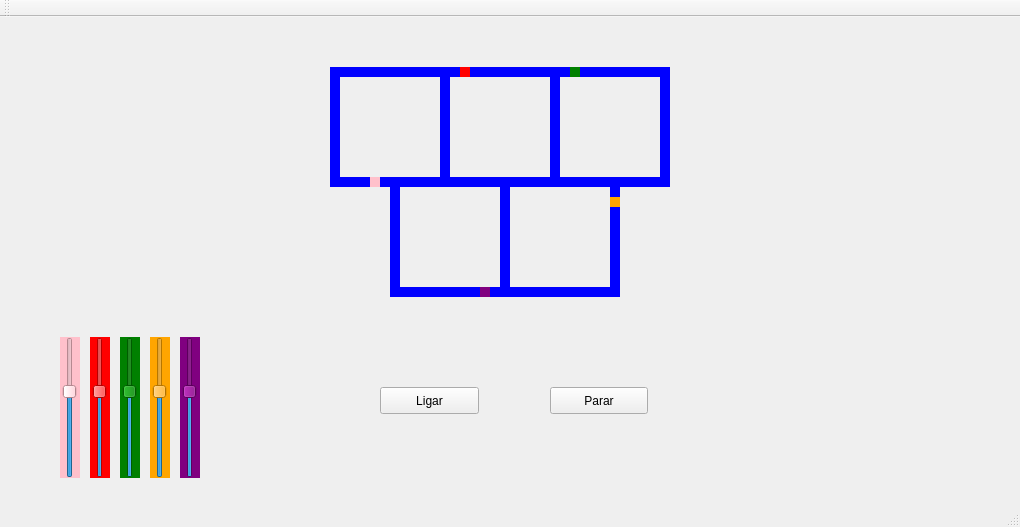
<?xml version="1.0" encoding="UTF-8"?>
<ui version="4.0">
 <class>MainWindow</class>
 <widget class="QMainWindow" name="MainWindow">
  <property name="geometry">
   <rect>
    <x>0</x>
    <y>0</y>
    <width>1020</width>
    <height>527</height>
   </rect>
  </property>
  <property name="windowTitle">
   <string>MainWindow</string>
  </property>
  <widget class="QWidget" name="centralWidget">
   <widget class="QLabel" name="label_trem1">
    <property name="geometry">
     <rect>
      <x>370</x>
      <y>160</y>
      <width>10</width>
      <height>10</height>
     </rect>
    </property>
    <property name="styleSheet">
     <string notr="true">QLabel { background: pink}</string>
    </property>
    <property name="text">
     <string/>
    </property>
   </widget>
   <widget class="QLabel" name="label_trilho3">
    <property name="geometry">
     <rect>
      <x>330</x>
      <y>50</y>
      <width>120</width>
      <height>10</height>
     </rect>
    </property>
    <property name="styleSheet">
     <string notr="true">QLabel { background: blue}</string>
    </property>
    <property name="text">
     <string/>
    </property>
    <property name="alignment">
     <set>Qt::AlignLeading|Qt::AlignLeft|Qt::AlignVCenter</set>
    </property>
   </widget>
   <widget class="QLabel" name="label_trilho4">
    <property name="geometry">
     <rect>
      <x>330</x>
      <y>50</y>
      <width>10</width>
      <height>120</height>
     </rect>
    </property>
    <property name="styleSheet">
     <string notr="true">QLabel { background: blue}</string>
    </property>
    <property name="text">
     <string/>
    </property>
   </widget>
   <widget class="QPushButton" name="pushButton">
    <property name="geometry">
     <rect>
      <x>380</x>
      <y>370</y>
      <width>99</width>
      <height>27</height>
     </rect>
    </property>
    <property name="text">
     <string>Ligar</string>
    </property>
   </widget>
   <widget class="QPushButton" name="pushButton_2">
    <property name="geometry">
     <rect>
      <x>550</x>
      <y>370</y>
      <width>98</width>
      <height>27</height>
     </rect>
    </property>
    <property name="text">
     <string>Parar</string>
    </property>
   </widget>
   <widget class="QLabel" name="label_trem2">
    <property name="geometry">
     <rect>
      <x>460</x>
      <y>50</y>
      <width>10</width>
      <height>10</height>
     </rect>
    </property>
    <property name="styleSheet">
     <string notr="true">QLabel { background: red}</string>
    </property>
    <property name="text">
     <string/>
    </property>
   </widget>
   <widget class="QSlider" name="slider_0">
    <property name="geometry">
     <rect>
      <x>60</x>
      <y>320</y>
      <width>20</width>
      <height>141</height>
     </rect>
    </property>
    <property name="styleSheet">
     <string notr="true">QSlider { background: pink}</string>
    </property>
    <property name="maximum">
     <number>160</number>
    </property>
    <property name="value">
     <number>100</number>
    </property>
    <property name="orientation">
     <enum>Qt::Vertical</enum>
    </property>
   </widget>
   <widget class="QSlider" name="slider_1">
    <property name="geometry">
     <rect>
      <x>90</x>
      <y>320</y>
      <width>20</width>
      <height>141</height>
     </rect>
    </property>
    <property name="styleSheet">
     <string notr="true">QSlider { background: red}</string>
    </property>
    <property name="maximum">
     <number>160</number>
    </property>
    <property name="value">
     <number>100</number>
    </property>
    <property name="orientation">
     <enum>Qt::Vertical</enum>
    </property>
   </widget>
   <widget class="QSlider" name="slider_2">
    <property name="geometry">
     <rect>
      <x>120</x>
      <y>320</y>
      <width>20</width>
      <height>141</height>
     </rect>
    </property>
    <property name="styleSheet">
     <string notr="true">QSlider { background: green}</string>
    </property>
    <property name="maximum">
     <number>160</number>
    </property>
    <property name="pageStep">
     <number>10</number>
    </property>
    <property name="value">
     <number>100</number>
    </property>
    <property name="orientation">
     <enum>Qt::Vertical</enum>
    </property>
   </widget>
   <widget class="QSlider" name="slider_3">
    <property name="geometry">
     <rect>
      <x>150</x>
      <y>320</y>
      <width>20</width>
      <height>141</height>
     </rect>
    </property>
    <property name="styleSheet">
     <string notr="true">QSlider { background: orange}</string>
    </property>
    <property name="maximum">
     <number>160</number>
    </property>
    <property name="value">
     <number>100</number>
    </property>
    <property name="orientation">
     <enum>Qt::Vertical</enum>
    </property>
   </widget>
   <widget class="QSlider" name="slider_4">
    <property name="geometry">
     <rect>
      <x>180</x>
      <y>320</y>
      <width>20</width>
      <height>141</height>
     </rect>
    </property>
    <property name="styleSheet">
     <string notr="true">QSlider { background: purple}</string>
    </property>
    <property name="maximum">
     <number>160</number>
    </property>
    <property name="value">
     <number>100</number>
    </property>
    <property name="orientation">
     <enum>Qt::Vertical</enum>
    </property>
   </widget>
   <widget class="QLabel" name="label_trilho4_2">
    <property name="geometry">
     <rect>
      <x>440</x>
      <y>50</y>
      <width>10</width>
      <height>120</height>
     </rect>
    </property>
    <property name="styleSheet">
     <string notr="true">QLabel { background: blue}</string>
    </property>
    <property name="text">
     <string/>
    </property>
   </widget>
   <widget class="QLabel" name="label_trilho4_3">
    <property name="geometry">
     <rect>
      <x>550</x>
      <y>50</y>
      <width>10</width>
      <height>120</height>
     </rect>
    </property>
    <property name="styleSheet">
     <string notr="true">QLabel { background: blue}</string>
    </property>
    <property name="text">
     <string/>
    </property>
   </widget>
   <widget class="QLabel" name="label_trilho3_2">
    <property name="geometry">
     <rect>
      <x>440</x>
      <y>50</y>
      <width>120</width>
      <height>10</height>
     </rect>
    </property>
    <property name="styleSheet">
     <string notr="true">QLabel { background: blue}</string>
    </property>
    <property name="text">
     <string/>
    </property>
    <property name="alignment">
     <set>Qt::AlignLeading|Qt::AlignLeft|Qt::AlignVCenter</set>
    </property>
   </widget>
   <widget class="QLabel" name="label_trilho3_3">
    <property name="geometry">
     <rect>
      <x>330</x>
      <y>160</y>
      <width>120</width>
      <height>10</height>
     </rect>
    </property>
    <property name="styleSheet">
     <string notr="true">QLabel { background: blue}</string>
    </property>
    <property name="text">
     <string/>
    </property>
    <property name="alignment">
     <set>Qt::AlignLeading|Qt::AlignLeft|Qt::AlignVCenter</set>
    </property>
   </widget>
   <widget class="QLabel" name="label_trilho3_4">
    <property name="geometry">
     <rect>
      <x>440</x>
      <y>160</y>
      <width>120</width>
      <height>10</height>
     </rect>
    </property>
    <property name="styleSheet">
     <string notr="true">QLabel { background: blue}</string>
    </property>
    <property name="text">
     <string/>
    </property>
    <property name="alignment">
     <set>Qt::AlignLeading|Qt::AlignLeft|Qt::AlignVCenter</set>
    </property>
   </widget>
   <widget class="QLabel" name="label_trilho3_5">
    <property name="geometry">
     <rect>
      <x>550</x>
      <y>50</y>
      <width>120</width>
      <height>10</height>
     </rect>
    </property>
    <property name="styleSheet">
     <string notr="true">QLabel { background: blue}</string>
    </property>
    <property name="text">
     <string/>
    </property>
    <property name="alignment">
     <set>Qt::AlignLeading|Qt::AlignLeft|Qt::AlignVCenter</set>
    </property>
   </widget>
   <widget class="QLabel" name="label_trilho4_4">
    <property name="geometry">
     <rect>
      <x>660</x>
      <y>50</y>
      <width>10</width>
      <height>120</height>
     </rect>
    </property>
    <property name="styleSheet">
     <string notr="true">QLabel { background: blue}</string>
    </property>
    <property name="text">
     <string/>
    </property>
   </widget>
   <widget class="QLabel" name="label_trilho3_6">
    <property name="geometry">
     <rect>
      <x>550</x>
      <y>160</y>
      <width>120</width>
      <height>10</height>
     </rect>
    </property>
    <property name="styleSheet">
     <string notr="true">QLabel { background: blue}</string>
    </property>
    <property name="text">
     <string/>
    </property>
    <property name="alignment">
     <set>Qt::AlignLeading|Qt::AlignLeft|Qt::AlignVCenter</set>
    </property>
   </widget>
   <widget class="QLabel" name="label_trilho4_5">
    <property name="geometry">
     <rect>
      <x>390</x>
      <y>160</y>
      <width>10</width>
      <height>120</height>
     </rect>
    </property>
    <property name="styleSheet">
     <string notr="true">QLabel { background: blue}</string>
    </property>
    <property name="text">
     <string/>
    </property>
   </widget>
   <widget class="QLabel" name="label_trilho3_7">
    <property name="geometry">
     <rect>
      <x>390</x>
      <y>270</y>
      <width>120</width>
      <height>10</height>
     </rect>
    </property>
    <property name="styleSheet">
     <string notr="true">QLabel { background: blue}</string>
    </property>
    <property name="text">
     <string/>
    </property>
    <property name="alignment">
     <set>Qt::AlignLeading|Qt::AlignLeft|Qt::AlignVCenter</set>
    </property>
   </widget>
   <widget class="QLabel" name="label_trilho3_8">
    <property name="geometry">
     <rect>
      <x>500</x>
      <y>270</y>
      <width>120</width>
      <height>10</height>
     </rect>
    </property>
    <property name="styleSheet">
     <string notr="true">QLabel { background: blue}</string>
    </property>
    <property name="text">
     <string/>
    </property>
    <property name="alignment">
     <set>Qt::AlignLeading|Qt::AlignLeft|Qt::AlignVCenter</set>
    </property>
   </widget>
   <widget class="QLabel" name="label_trilho4_6">
    <property name="geometry">
     <rect>
      <x>500</x>
      <y>160</y>
      <width>10</width>
      <height>120</height>
     </rect>
    </property>
    <property name="styleSheet">
     <string notr="true">QLabel { background: blue}</string>
    </property>
    <property name="text">
     <string/>
    </property>
   </widget>
   <widget class="QLabel" name="label_trilho4_7">
    <property name="geometry">
     <rect>
      <x>610</x>
      <y>160</y>
      <width>10</width>
      <height>120</height>
     </rect>
    </property>
    <property name="styleSheet">
     <string notr="true">QLabel { background: blue}</string>
    </property>
    <property name="text">
     <string/>
    </property>
   </widget>
   <widget class="QLabel" name="label_trem3">
    <property name="geometry">
     <rect>
      <x>570</x>
      <y>50</y>
      <width>10</width>
      <height>10</height>
     </rect>
    </property>
    <property name="styleSheet">
     <string notr="true">QLabel { background: green}</string>
    </property>
    <property name="text">
     <string/>
    </property>
   </widget>
   <widget class="QLabel" name="label_trem5">
    <property name="geometry">
     <rect>
      <x>480</x>
      <y>270</y>
      <width>10</width>
      <height>10</height>
     </rect>
    </property>
    <property name="styleSheet">
     <string notr="true">QLabel { background: purple}</string>
    </property>
    <property name="text">
     <string/>
    </property>
   </widget>
   <widget class="QLabel" name="label_trem4">
    <property name="geometry">
     <rect>
      <x>610</x>
      <y>180</y>
      <width>10</width>
      <height>10</height>
     </rect>
    </property>
    <property name="styleSheet">
     <string notr="true">QLabel { background: orange}</string>
    </property>
    <property name="text">
     <string/>
    </property>
   </widget>
   <zorder>label_trilho4_5</zorder>
   <zorder>label_trilho3_8</zorder>
   <zorder>label_trilho3_5</zorder>
   <zorder>label_trilho4_3</zorder>
   <zorder>label_trilho3</zorder>
   <zorder>label_trilho4_2</zorder>
   <zorder>label_trilho3_4</zorder>
   <zorder>label_trilho3_3</zorder>
   <zorder>label_trilho4_6</zorder>
   <zorder>label_trilho3_2</zorder>
   <zorder>label_trilho4_7</zorder>
   <zorder>label_trilho3_6</zorder>
   <zorder>label_trilho4_4</zorder>
   <zorder>label_trilho4</zorder>
   <zorder>label_trilho3_7</zorder>
   <zorder>label_trem1</zorder>
   <zorder>pushButton</zorder>
   <zorder>pushButton_2</zorder>
   <zorder>label_trem2</zorder>
   <zorder>slider_0</zorder>
   <zorder>slider_1</zorder>
   <zorder>slider_2</zorder>
   <zorder>slider_3</zorder>
   <zorder>slider_4</zorder>
   <zorder>label_trem3</zorder>
   <zorder>label_trem5</zorder>
   <zorder>label_trem4</zorder>
  </widget>
  <widget class="QMenuBar" name="menuBar">
   <property name="geometry">
    <rect>
     <x>0</x>
     <y>0</y>
     <width>1020</width>
     <height>22</height>
    </rect>
   </property>
  </widget>
  <widget class="QToolBar" name="mainToolBar">
   <attribute name="toolBarArea">
    <enum>TopToolBarArea</enum>
   </attribute>
   <attribute name="toolBarBreak">
    <bool>false</bool>
   </attribute>
  </widget>
  <widget class="QStatusBar" name="statusBar"/>
 </widget>
 <layoutdefault spacing="6" margin="11"/>
 <resources/>
 <connections/>
</ui>
